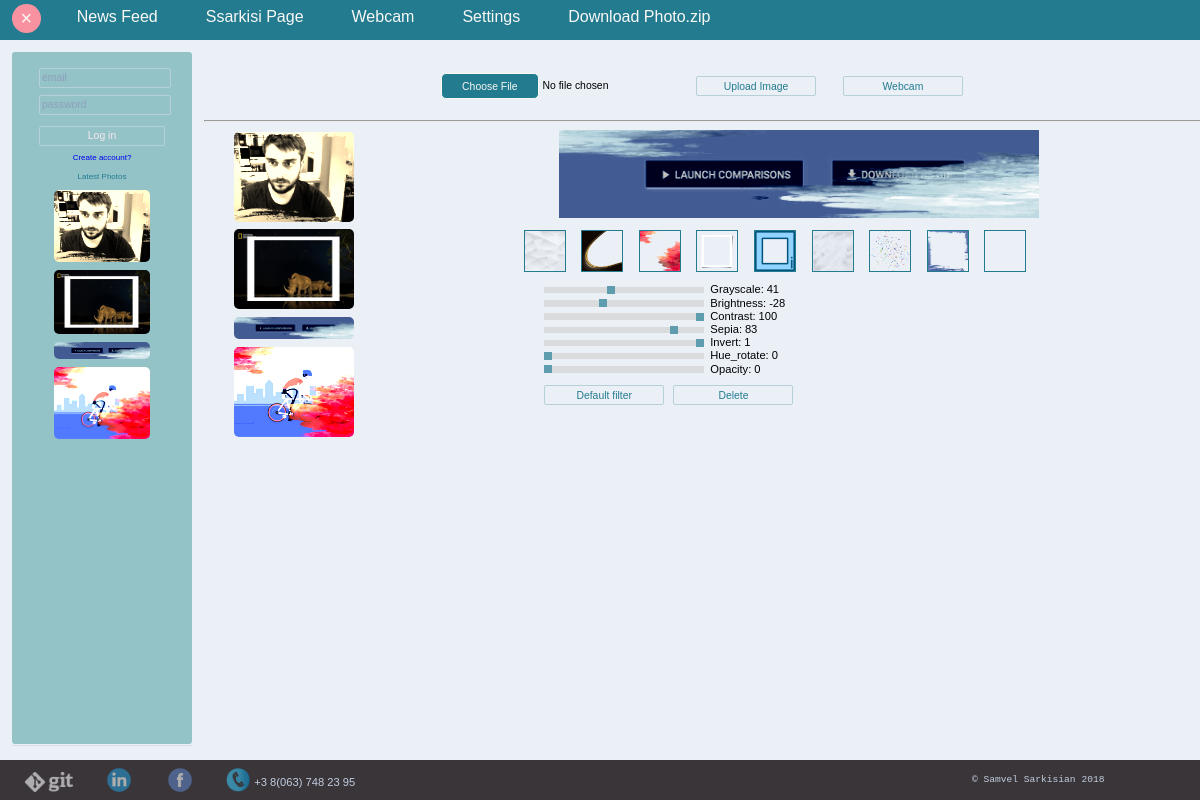
The page /upload.php?img_src=img/f_5b76ba53c9c6d.png&img_name=5b76ba53c9c6d.png (signed in) on the database its author committed.
### tables this page shows
CREATE TABLE IF NOT EXISTS `user` (
    id INT NOT NULL AUTO_INCREMENT,
    name VARCHAR(250),
    password VARCHAR(1000),
    email VARCHAR(250),
    login_status ENUM('0', '1') DEFAULT '0',
    send_mail INT(1) DEFAULT 1,
    date_log DATETIME DEFAULT CURRENT_TIMESTAMP,
    PRIMARY KEY (id)
   );

CREATE TABLE IF NOT EXISTS `image` (
    id INT NOT NULL AUTO_INCREMENT,
    user_id INT(10),
    value VARCHAR(250),  
    grayscale INT(3),
    brightness INT(3),
    contrast INT(3),
    sepia INT(3),
    invert INT(3),
    hue_rotate INT(3),
    opacity INT(3),
    filter VARCHAR(250),
    description VARCHAR(250),
    date_log DATETIME DEFAULT CURRENT_TIMESTAMP,
    PRIMARY KEY (id),
    FOREIGN KEY (user_id) REFERENCES user(id)
   );

### print.php (called while the page is built, shortened)
<?php
	function get_cookie($name)
	{
		if(isset($_COOKIE[$name])) {
			return ($_COOKIE[$name]);
		}
		return (-1);
	}
?>

### cookie.php (called while the page is built, shortened)
<?php
	function	get_user_id() {
		include_once 'print.php';
		return (get_cookie('user_id'));
	}
	function	get_user_name() {
		include 'config/database.php';
		if (get_user_id() > 0) {
			$sql = "SELECT id, name FROM user WHERE id = ".get_user_id();
			$res = $con->query($sql);
			$row = $res->fetch(PDO::FETCH_ASSOC);
			$name = $row['name'];
			return ($name);
		}
		return 'Guest';
	}
	function	get_img_id() {
		include_once 'print.php';
		return (get_cookie('img_id'));
	}
?>

### upload.php (the view, shortened to what this page needs)
<!DOCTYPE html>
<html>
<head>
	<?php
		include 'cookie.php';
	?>
	<link rel="stylesheet" type="text/css" href="css/structure.css">
	<link rel="stylesheet" type="text/css" href="css/navbar.css">
	<link rel="stylesheet" type="text/css" href="css/video.css">
	<link rel="stylesheet" type="text/css" href="css/gallery.css">
	<link rel="stylesheet" type="text/css" href="css/footer.css">
	<link rel="stylesheet" type="text/css" href="css/upload.css">
</head>
<body>
	<?php
		include_once 'print.php';
		include 'ft_gallery.php';
		$files = get_file_name(get_user_id());
	?>
	<div class="header">
		<?php
			include_once 'navbar.php';
		?>
	</div>
	<div class="middle">
		<div class="left">
			<?php include 'login_form.php';	?>
			<div class="popular-img">
				<p class="input-new" style="color: #237b90;">Latest Photos</p>
				<?php
					include 'top_photo.php';
					get_top_photo(2);
				?>
			</div>
		</div>
		<div class="right">
			<div class="upload-form">
				<form action="upload_query.php" method="post" enctype="multipart/form-data">
					<input type="file" class="file" name="file" id="file"  title="Choose a video please">
					<input class="input-submit upload-submit" type="submit" value="Upload Image" name="submit">
					<input class="input-submit upload-submit" type="button" value="Webcam" name="submit" onclick="location.href='video.php'">
				</form>
			</div>
			<hr>
			<div class="right0">
				<div class="right1">
					<?php get_right1_photo($files); ?>
				</div>
				<div class="right2">
					<div id="content">
					<?php get_right2_photo($files, 'canvas', 1);	?>
					</div>
					<div class="filter">
						<form class="filter-type1" method="post" accept-charset="utf-8" name="form1">
							<?php
								if ($handle = opendir('filter')) {
									while (false !== ($file = readdir($handle))) {
										if ($file != "." && $file != ".." && $file != ".DS_Store") {
											echo '/><label for="'.$file.'"><img src="filter/'.$file.'" /></label>';
										}
									}
								}
							?>
							<?php
								$img_v = "";
								if (isset($_GET['img_name']))
									$img_v = $_GET['img_name'];
								$sql = "SELECT id, user_id, value, grayscale, brightness, contrast, sepia, invert, hue_rotate, opacity, filter, description, date_log FROM `image` WHERE value = '".$img_v."'";
								$res = $con->query($sql);
								$row = $res->fetch(PDO::FETCH_ASSOC);
							?>
							<div style="font-size: 1.3vmin; width: 40vmin;  margin: 0 20%; text-align: left;">
								<input class="range" type="range" min="0" max="100" id="grayscale" name="grayscale" oninput="NewStyle()" onchange="saveStyle(1)" value="<?php echo $row['grayscale']; ?>">
								<a class="range-a">Grayscale:</a> <a class="range-a" id="a_grayscale"><?php echo $row['grayscale']; ?></a><br>
								<input class="range" type="range" min="0" max="200" id="brightness" name="brightness" oninput="NewStyle()" onchange="saveStyle(1)" value="<?php echo $row['brightness']; ?>">
								<a class="range-a">Brightness:</a> <a class="range-a" id="a_brightness"><?php echo $row['brightness'] - 100; ?></a><br>
								<input class="range" type="range" min="0" max="200" id="contrast" name="contrast" oninput="NewStyle()" onchange="saveStyle(1)" value="<?php echo $row['contrast']; ?>">
								<a class="range-a">Contrast:</a> <a class="range-a" id="a_contrast"><?php echo $row['contrast'] - 100; ?></a><br>
								<input class="range" type="range" min="0" max="100" id="sepia" name="sepia" oninput="NewStyle()" onchange="saveStyle(1)" value="<?php echo $row['sepia']; ?>">
								<a class="range-a">Sepia:</a> <a class="range-a" id="a_sepia"><?php echo $row['sepia']; ?></a><br>
								<input class="range" type="range" min="0" max="1" id="invert" name="invert" oninput="NewStyle()" onchange="saveStyle(1)" value="<?php echo $row['invert']; ?>">
								<a class="range-a">Invert:</a> <a class="range-a" id="a_invert"><?php echo $row['invert']; ?></a><br>
								<input class="range" type="range" min="0" max="360" id="hue_rotate" name="hue_rotate" oninput="NewStyle()" onchange="saveStyle(1)" value="<?php echo $row['hue_rotate']; ?>">
								<a class="range-a">Hue_rotate:</a> <a class="range-a" id="a_hue_rotate"><?php echo $row['hue_rotate']; ?></a><br>
								<input class="range" type="range" min="0" max="100" id="opacity" name="opacity" oninput="NewStyle()" onchange="saveStyle(1)" value="<?php echo $row['opacity']; ?>">
								<a class="range-a">Opacity:</a> <a class="range-a" id="a_opacity"><?php echo $row['opacity']; ?></a><br>
								<input class="input-submit video-submit" type="button" min="0" max="1" id="default" name="default" onclick="saveStyle(0)" value="Default filter">
								<input class="input-submit video-submit" type="button" id="delete" name="delete" value="Delete">
							</div>
						</form>
					</div>
				</div>
			</div>
		</div>
	</div>
	<div class="footer">
		<?php include 'footer.php'; ?>
	</div>
</body>
</html>

### navbar_login.php
<div class="bar-element" onclick="location.href='upload.php'"><div class="text"><?php echo get_user_name(); ?> Page</div></div>
<div class="bar-element" onclick="location.href='video.php'"><div class="text">Webcam</div></div>
<div class="bar-element" onclick="location.href='settings.php'"><div class="text">Settings</div></div>
<div class="bar-element" onclick="location.href='download_zip.php'"><div class="text">Download Photo.zip</div></div>

### top_photo.php
<?php
	function	get_top_photo($page) {
		include "config/database.php";
		if ($page == 1) {
			$sql = "SELECT t1.image_id, t1.avr, t2.value, t2.grayscale, t2.brightness, t2.contrast, t2.sepia, t2.invert, t2.hue_rotate, t2.opacity
					FROM (SELECT image_id, AVG(value) avr FROM rating GROUP BY image_id) t1
					INNER JOIN image t2 ON t1.image_id = t2.id
					ORDER BY t1.avr DESC, t2.date_log DESC  LIMIT 5";
		}
		else if ($page == 2) {
			$sql = "SELECT value, grayscale, brightness, contrast, sepia, invert, hue_rotate, opacity
					FROM image
					WHERE user_id = ".get_user_id()."
					ORDER BY date_log DESC  LIMIT 5";
		}
		$res = $con->query($sql);
		while ($row = $res->fetch(PDO::FETCH_ASSOC)) {
			$value = 'img/f_' . $row['value'];
			$grayscale = $row['grayscale'];
			$brightness = $row['brightness'];
			$contrast = $row['contrast'];
			$sepia = $row['sepia'];
			$invert = $row['invert'] * 100;
			$hue_rotate = $row['hue_rotate'];
			$opacity = (100 - $row['opacity']) / 100;
			$style = 'style=" width: 12vmin; filter:	grayscale('.$grayscale.'%) brightness('.$brightness.'%) contrast('.$contrast.'%) sepia('.$sepia.'%) invert('.$invert.'%) hue-rotate('.$hue_rotate.'deg) opacity('.$opacity.');"';
			echo '<img class="image" '.$style.' src="'.$value.'?i='.date_format(date_create(), 'YmdHisu').'"><br>';
		}
	}
?>

### ft_gallery.php (shortened to what this page needs)
<?php
	function get_file_name($user_id) {
		include 'config/database.php';
		$i = 0;
		$array = array();
		$gallery_dir = 'img/';
		$sql = "SELECT id, user_id, value, grayscale, brightness, contrast, sepia, invert, hue_rotate, opacity, filter, description, date_log FROM `image` ORDER BY date_log DESC";
		if ($user_id != 0)
			$sql = "SELECT id, user_id, value, grayscale, brightness, contrast, sepia, invert, hue_rotate, opacity, filter, description, date_log FROM `image` WHERE user_id = ".$user_id." ORDER BY date_log DESC";
		$res = $con->query($sql);
		while ($row = $res->fetch(PDO::FETCH_ASSOC)) {
			$array[$i] = array( 'id' => $row['id'],
								'user_id' => $row['user_id'],
								'value' => $gallery_dir . 'f_' . $row['value'],
								'grayscale' => $row['grayscale'],
								'brightness' => $row['brightness'],
								'contrast' => $row['contrast'],
								'sepia' => $row['sepia'],
								'invert' => $row['invert'] * 100,
								'hue_rotate' => $row['hue_rotate'],
								'opacity' => (100 - $row['opacity']) / 100,
								'filter' => $row['filter'],
								'description' => $row['description'],
								'date_log' => $row['date_log'],
								'img_name' => $row['value']);
			$i++;
		}
		return ($array);
	}
	function	get_right1_photo($files) {
		$start = 0;
		$end = count($files);
		while ($start < $end) {
				if (isset($files[$start]['value'])) {
					$v = "'?img_src=".$files[$start]['value']."&img_name=".$files[$start]['img_name']."'";
					$style = 'style="width: 10vw; filter:	grayscale('.$files[$start]['grayscale'].'%) brightness('.$files[$start]['brightness'].'%) contrast('.$files[$start]['contrast'].'%) sepia('.$files[$start]['sepia'].'%) invert('.$files[$start]['invert'].'%) hue-rotate('.$files[$start]['hue_rotate'].'deg) opacity('.$files[$start]['opacity'].');"';
					echo '<img class="image" onclick="location.href='.$v.'" '.$style.' src="'.$files[$start]['value'].'?i='.date_format(date_create(), 'YmdHisu').'"><br>';
				}
				$start++;
			}
	}
	function	get_right2_photo($files, $id, $f) {
		if (isset($_GET['img_src']) && isset($_GET['img_name'])) {
			$s = 0;
			$e = count($files);
			while ($s < $e) {
				if (strcmp($files[$s]['img_name'], $_GET['img_name']) == 0)
					break ;
				$s++;
			}
			$size = 'width: 60vmin;';
			$style = 'style="'.$size.' filter:	grayscale('.$files[$s]['grayscale'].'%) brightness('.$files[$s]['brightness'].'%) contrast('.$files[$s]['contrast'].'%) sepia('.$files[$s]['sepia'].'%) invert('.$files[$s]['invert'].'%) hue-rotate('.$files[$s]['hue_rotate'].'deg) opacity('.$files[$s]['opacity'].');"';
			echo '<img id="'.$id.'" '.$style.' src="'.$_GET['img_src'].'?i='.date_format(date_create(), 'YmdHisu').'">';
		}
	}
?>

### css/structure.css (style rules this page uses)
html, body { background-color: #ebf0f7; height: 100%; margin: 0 0; padding: 0 0; font-family: Arial; }
.header { background-color: #237b90; width: 100%; height: 5%; position: fixed; z-index: 9999; margin: 0 0; padding: 0 0; top: 0px; }
.footer { background-color: #393539; width: 100%; height: 5%; position: fixed; z-index: 9999; margin: 0 0; padding: 0 0; top: 95%; }
.middle { position: relative; top: 6.5vh; height: 87%; }
.left { background-color: #93c3c7; border-radius: 3px; width: 15%; height: 96%; text-align: center; padding: 1% 0; margin: 0 1%; float: left; }
.right { background-color: transparent; width: 100%; height: 96%; text-align: left; padding: 1% 0; margin: 0 1%; }
.input-submit { width: 70%; height: 2.5vh; border: solid 1px; border-radius: 2px; border-color: #b6d0d8; font-size: 1.3vmin; margin: 4% 15% 0 15%; background-color: transparent; color: #f9e8ef; outline: none; }
.input-new { font-size: 1vmin; text-decoration: none; }

### css/navbar.css (style rules this page uses)
.bar-element { position: relative; float: left; height: 100%; margin: 0 1%; padding: 0 1%; border-radius: 3px; color: #f8f8f5; cursor: pointer; }
.text { font-size: 2vmin; position: relative; top: 20%; cursor: pointer; }

### css/video.css (style rules this page uses)
.filter-type1 { background-color: transparent; float: left; text-align: left; width: 65%; text-align: center; }
input[type=radio] + label>img { border: 1px solid #237b90; width: 5vmin; height: 5vmin; margin: 1% 1%; transition: 500ms all; }
.video-submit { width: 15vmin; color: #237b90; margin: 3% 1%; }
.range-a { font-size: 1.4vmin; }
.range { -webkit-appearance: none; width: 50%; height: 0.8vmin; background: #d3d3d3; outline: none; opacity: 0.7; margin: 1% 1%; -webkit-transition: .2s; transition: opacity .2s; }

### css/gallery.css (style rules this page uses)
.right0 { background-color: transparent; width: 100%; height: 100%; }
.right1 { border-bottom: solid 1px; border-color: #d7dde5; background-color: transparent; width: 15%; height: 84vh; float: left; text-align: center; overflow-y:scroll; z-index: 999999; border-right: solid 1px; border-color: transparent; }
.right2 { background-color: transparent; width: 100%; height: 84vh; text-align: center; }
.image { margin: 1% 1%; border-radius: 5px; }
.popular-img { border-bottom: solid 1px; border-color: #d7dde5; background-color: transparent; height: 87%; text-align: center; overflow-y:scroll; z-index: 999999; }

### css/upload.css (style rules this page uses)
.upload-form { background-color: transparent; text-align: center; height: 6vh; font-size: 1.3vmin; }
.upload-submit { width: 15vmin; color: #237b90; margin: 1% 1%; }
input[type=file] { width: 30vmin; font-size: 1.3vmin; }

### rows shown on the page
user: name "Ssarkisi"
image: value (picture)
image: value (picture)
image: value (picture), grayscale "41", brightness "72", $row['brightness']-100 "-28", contrast "200", $row['contrast']-100 "100", sepia "83", invert "1", hue_rotate "0", opacity "0"
image: value (picture)
